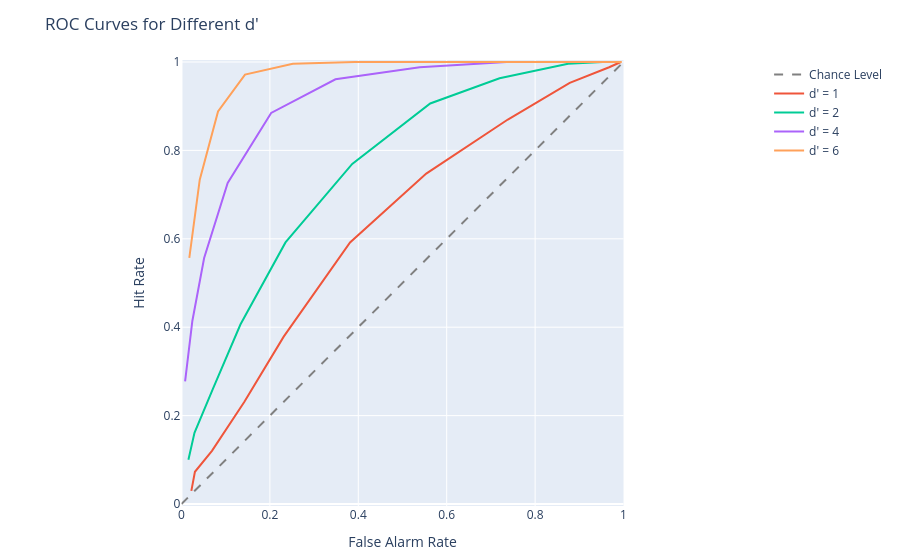

Notebook code cell kept with this figure:
### Code cell
using Distributions
using PlotlyJS

# --- Signal Detection Theory Simulation (Multiple d') ---

# 1. Parameters
dPrimes = [1, 2, 4, 6]  # Range of sensitivities
criteria = range(0, 10, length=100)  # Range of criteria for ROC

# 2. Distributions
dist_noise = Poisson(5)  # Noise distribution

# --- ROC Analysis and Visualization ---

plt = PlotlyJS.plot(Layout(
    xaxis_title="False Alarm Rate",
    yaxis_title="Hit Rate",
    title="ROC Curves for Different d'",
    xaxis_range=[0, 1],
    yaxis_range=[0, 1],
    xaxis_constrain="domain",  # Ensure the x-axis stays within the plot area
    yaxis=attr(scaleanchor="x",  # Link y-axis scaling to x-axis
                 scaleratio=1),    # Maintain 1:1 aspect ratio
 ))

# Add diagonal reference line
PlotlyJS.add_trace!(plt, PlotlyJS.scatter(x=[0, 1], y=[0, 1], mode="lines", line=attr(color="gray", dash="dash"), name="Chance Level"))

for dPrime in dPrimes
    dist_signal = Poisson(5)  # Signal + noise distribution

    # 3. Generate trials (for each d')
    nTrials = 1000
    signalPresent = rand(Bernoulli(0.5), nTrials)
    stimuli = signalPresent .* (rand(dist_signal, nTrials) .+ dPrime) + (1 .- signalPresent) .* rand(dist_noise, nTrials)

    # 4. ROC Calculation
    hitRates = zeros(length(criteria))
    falseAlarmRates = zeros(length(criteria))

    for (i, criterion) in enumerate(criteria)
        responses = stimuli .> criterion
        hits = sum(signalPresent .* responses)
        falseAlarms = sum((1 .- signalPresent) .* responses)
        hitRates[i] = hits / sum(signalPresent)
        falseAlarmRates[i] = falseAlarms / sum(.!signalPresent)
    end

    # 5. Add ROC Curve to Plot
    PlotlyJS.add_trace!(plt, PlotlyJS.scatter(x=falseAlarmRates, y=hitRates, mode="lines", name="d' = $dPrime"))
end

# Display the plot
display(plt)
